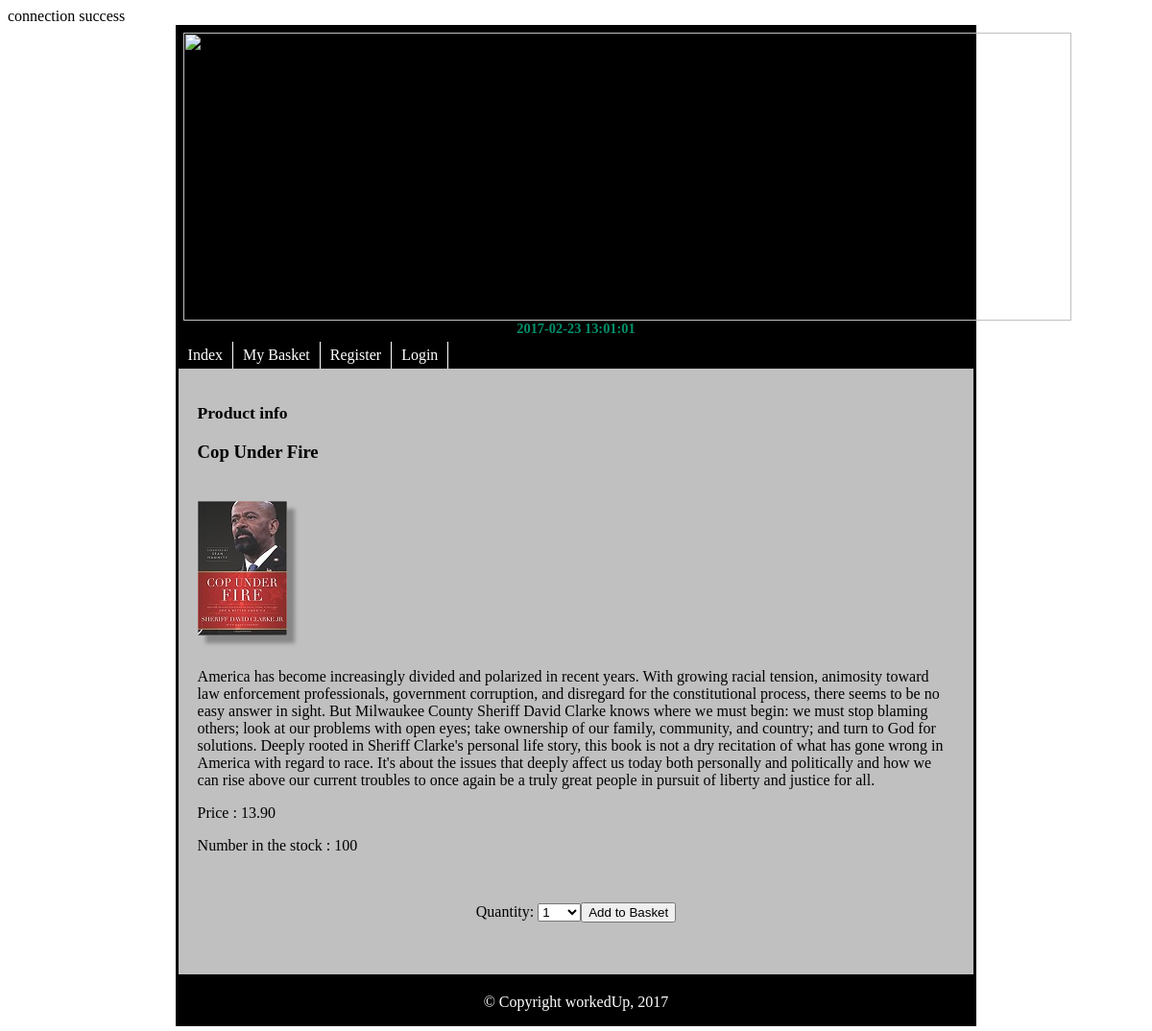
The page /prodinfo.php?u_prodid=5 on the database its author committed.
### tables this page shows
CREATE TABLE `product` (
  `prodId` int(4) NOT NULL,
  `prodName` varchar(30) NOT NULL,
  `prodPicName` varchar(50) NOT NULL,
  `prodDescrip` varchar(1000) DEFAULT NULL,
  `prodPrice` decimal(6,2) NOT NULL DEFAULT '0.00',
  `prodQuantity` int(4) NOT NULL DEFAULT '100'
);

### prodinfo.php (the view, shortened to what this page needs)
<?php
include("db.php");
$pagename="Product info";
$prodid=$_GET['u_prodid'];
$prodSQL="select prodId, prodName, prodPicName,
prodDescrip , prodPrice, prodQuantity from product
where prodId=".$prodid;
$exeprodSQL=mysqli_query($con, $prodSQL) or die(mysqli_error());
$thearrayprod=mysqli_fetch_array($exeprodSQL);
echo "<link rel=stylesheet type=text/css href=mystylesheet.css>";
echo "<h2>".$pagename."</h2>";
	echo "<h3><b>".$thearrayprod['prodName']."<br><br></h3></b>";
	echo "<img id='images' src=images/".$thearrayprod['prodPicName'].">"."<br><br>";
	echo "<p>".$thearrayprod['prodDescrip']."<br></p>";
	echo "<p>"."Price : ".$thearrayprod['prodPrice']."<br></p>";
	echo "<p>"."Number in the stock :  ".$thearrayprod['prodQuantity']."<br></p><br>";
echo "<form action=basket.php method=post>";
echo "<p><center>Quantity: ";
echo "<select name='stock'>";
for($i=1; $i<=$thearrayprod['prodQuantity']; $i++){
echo "<option value=".$i.">$i</option>";
}
echo "</select>";
echo "<input type=submit value='Add to Basket'>";
echo "</center>";
echo "</form>";
?>

### mystylesheet.css (style rules this page uses)
#header { background: black; padding: 5px; }
#header h1 { margin: 0; color: #008F6B; font-size: 90%; text-align: right; }
#navigation { float: left; width: 100%; background:#000000; }
#navigation ul { margin: 0; padding: 0; }
#navigation ul li { list-style-type: none; display: inline; }
#navigation li a { display: block; float: left; padding: 5px 10px; color: #fff; text-decoration: none; border-right: 1px solid#fff; }
#content { background: #C0C0C0; clear: left; padding: 20px; }
#content h2 { color:#000000; font-size: 110%; margin: 0 0 .5em; }
#footer { background:#000000; text-align: center; padding: 20px; height: 1%; color: #fff; }
a:link { color: #008F6B; text-decoration: none; }
#images { box-shadow: 8px 8px 4px #888888; }

### rows shown on the page
product: prodName "Cop Under Fire", prodPicName (picture), prodDescrip "America has become increasingly divided and polarized in recent years. With growing racial tension, animosity toward law enforcement professionals, government corruption, and disregard for the constitutional process, there seems to be no easy answer in sight. But Milwaukee County Sheriff David Clarke knows where we must begin: we must stop blaming others; look at our problems with open eyes; take ownership of our family, community, and country; and turn to God for solutions. Deeply rooted in Sheriff Clarke's personal life story, this book is not a dry recitation of what has gone wrong in America with regard to race. It's about the issues that deeply affect us today both personally and…", prodPrice "13.90", prodQuantity "100"

### other values the page prints
$pagename "Product info"
form field stock "1"
